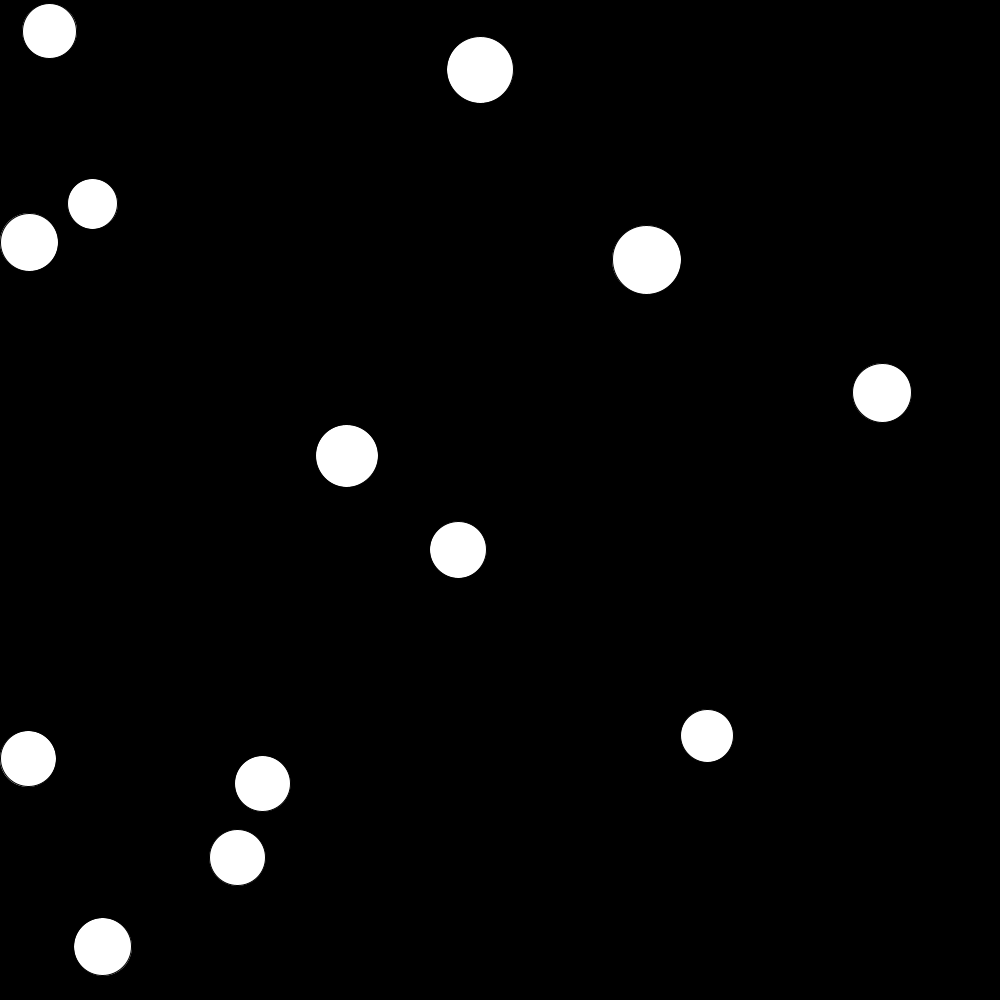
Frame 1 (no input)
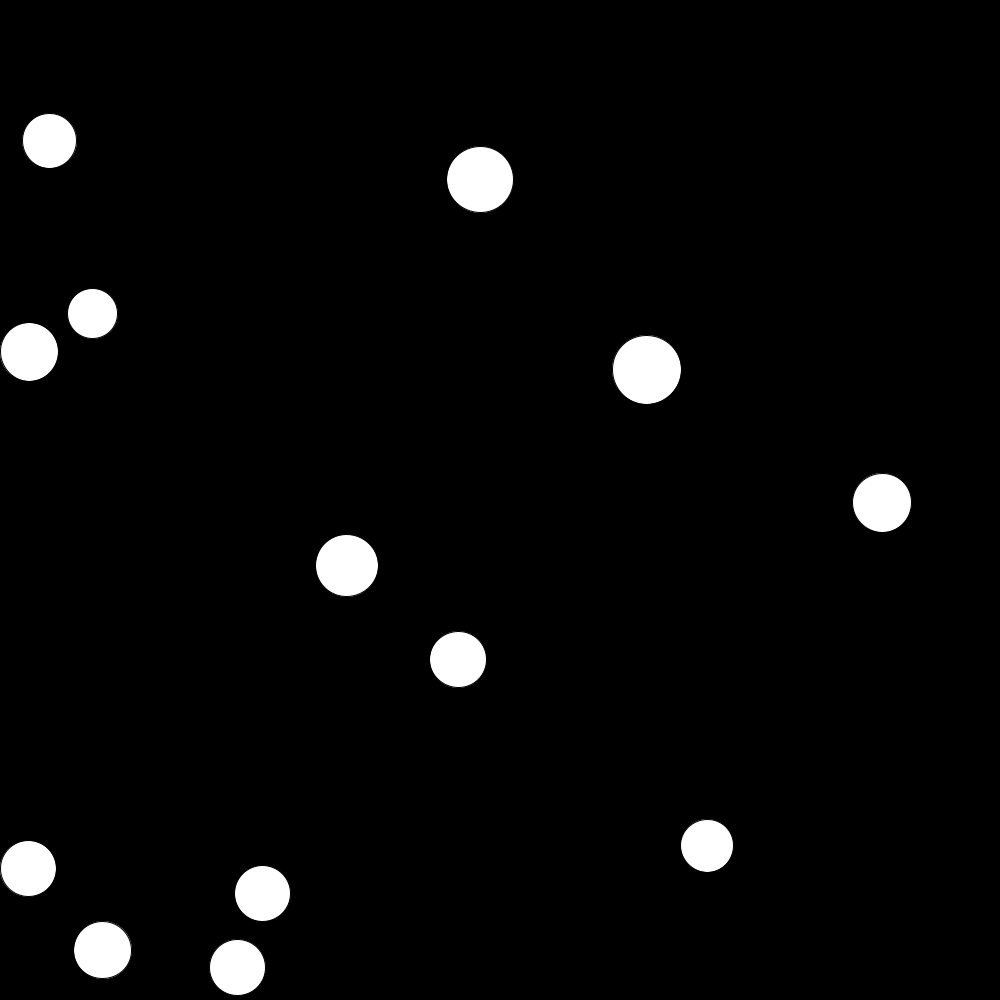
Frame 60 (the mouse pressed at the canvas centre just before this capture)
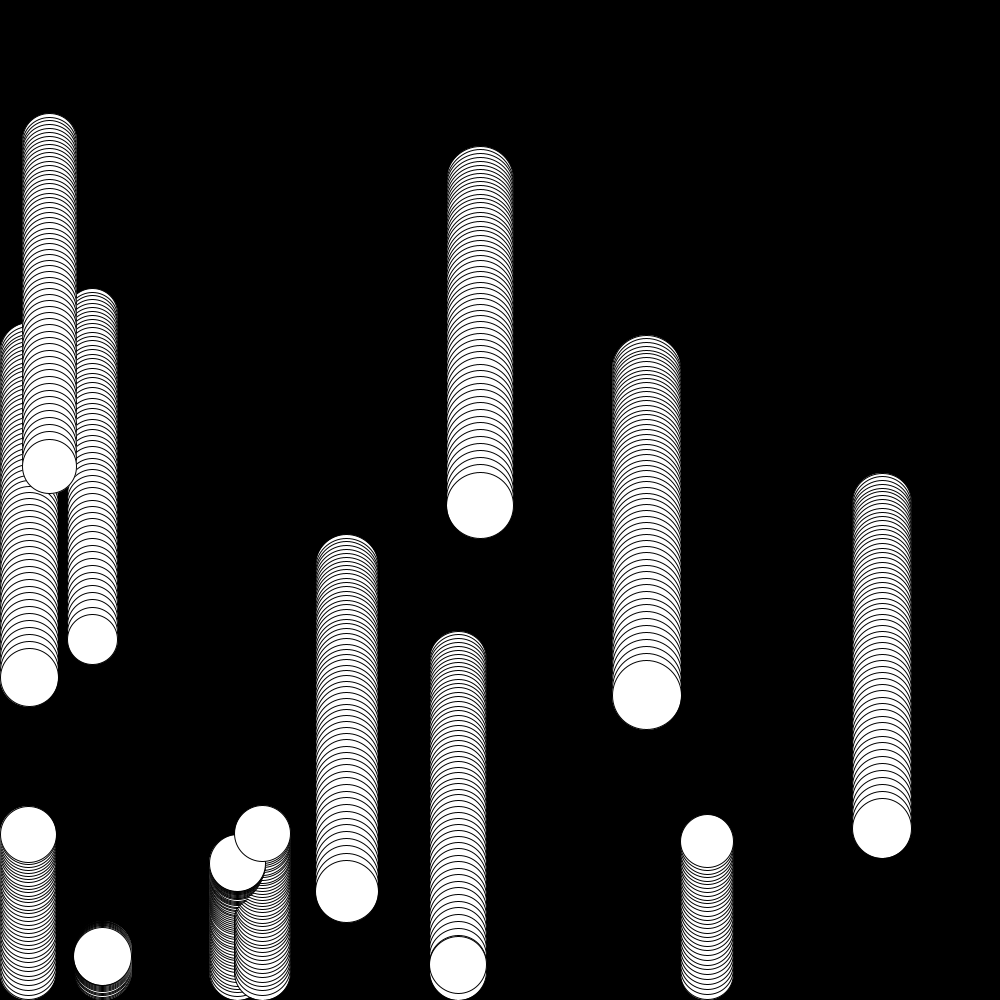
Frame 120 (the mouse held since frame 60 and released just before this capture)

The Processing sketch that drew these frames (run headless with seeded random() and noise(); from frame 60 on, the mouse is pressed at the canvas centre):

// Processing sketch: processing_162646
// ── processing_162646.pde

int numBalls = 13;
float spring = 0.20;
float gravity = 0.06;
float friction = -0.98;
Ball[] balls = new Ball[numBalls];
void setup() 
{
  size(1000,1000);
  background(255);
  //noStroke();

  smooth();
  frameRate(60);
  for (int i = 0; i < numBalls; i++) {
    balls[i] = new Ball(random(width), random(height), random(50, 70), i, balls);
  }
}

void draw() 
{
  
  if(mousePressed)
  {
    
    for (int i =0; i<numBalls; i++)
    {
      balls[i].move();
      balls[i].display();
      frameRate(30);
    }
  }
 
  else{
background(0);
for (int i = 0; i < numBalls; i++) {
balls[i].collide();
balls[i].move();
balls[i].display(); 
}
}
}
class Ball {
float x, y;
float diameter;
float vx = 0;
float vy = 0;
int id;
Ball[] others;
Ball(float xin, float yin, float din, int idin, Ball[] oin) {
x = xin;
y = yin;
diameter = din;
id = idin;
others = oin;
}
void collide() {
for (int i = id + 1; i < numBalls; i++) {
float dx = others[i].x - x;
float dy = others[i].y - y;
float distance = sqrt(dx*dx + dy*dy);
float minDist = others[i].diameter/2 + diameter/2;
if (distance < minDist) { 
float angle = atan2(dy, dx);
float targetX = x + cos(angle) * minDist;
float targetY = y + sin(angle) * minDist;
float ax = (targetX - others[i].x) * spring;
float ay = (targetY - others[i].y) * spring;
vx -= ax;
vy -= ay;
others[i].vx += ax;
others[i].vy += ay;
}
} 
}
void move() {
vy += gravity;
x += vx;
y += vy;
if (x + diameter/2 > width) {
x = width - diameter/2;
vx *= friction; 
}
else if (x - diameter/2 < 0) {
x = diameter/2;
vx *= friction;
}
if (y + diameter/2 > height) {
y = height - diameter/2;
vy *= friction; 
} 
else if (y - diameter/2 < 0) {
y = diameter/2;
vy *= friction;
}
}
void display() {
float r,g,b,a;

//fill(r,g,b,a);
ellipse(x, y, diameter, diameter);
}
}
